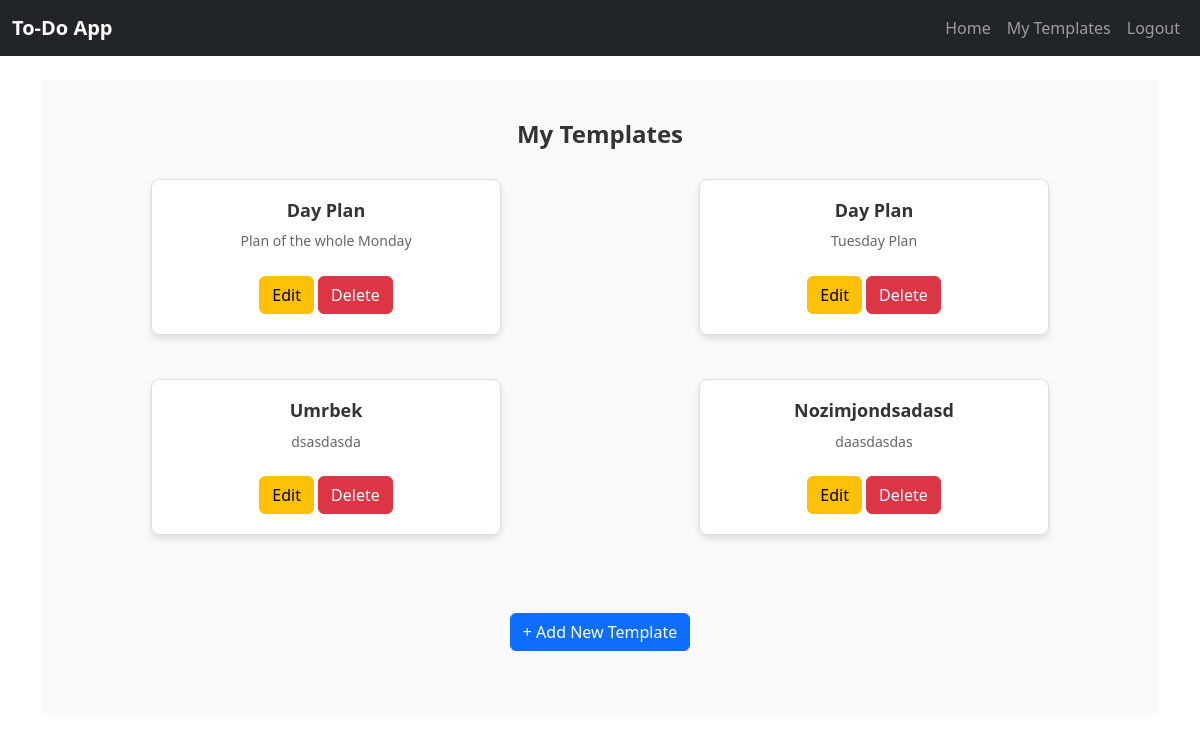
Screenshot of /my_templates (signed in) with the database file from the repository.
### app/models.py (models this page shows)
class Template(db.Model):
    __tablename__ = 'template'
    id: MappedColumn[int] = mapped_column(Integer, primary_key=True)
    user_id: MappedColumn[int] = mapped_column(Integer, ForeignKey('user.id'))
    name: MappedColumn[str] = mapped_column(String(30))
    description: MappedColumn[str] = mapped_column(String(200))
    task_count: MappedColumn[Optional[int]] = mapped_column(Integer, default=0)
    user = relationship('User', back_populates='template')
    task = relationship('Task', back_populates='template', cascade="all, delete-orphan")

### app/routes.py (the view, shortened to what this page needs)
    @app.route('/my_templates', methods=['GET', 'POST'])
    def my_templates():
        if current_user.is_authenticated:
            return render_template("my-templates.html",
                                   templates = get_all_rows_by_attribute(Template, "user_id", current_user.id))
        return render_template("my-templates.html")

### app/__init__.py (called while the page is built)
def create_app():
    app = Flask(__name__)
    login_manager = LoginManager()
    login_manager.init_app(app)
    @login_manager.user_loader
    def load_user(user_id):
        from app.models import User
        return User.query.get(int(user_id))
    app.config.from_object('app.config.Config')
    db.init_app(app)
    migrate = Migrate(app, db)
    migrate.init_app(app, db)
    Bootstrap(app)
    from app.routes import register_routes
    register_routes(app)
    return app

### app/routes.py (called while the page is built)
def get_all_rows_by_attribute(table, attribute, value):
    table_list = db.session.execute(db.select(table).where(getattr(table, attribute) == value)).scalars().all()
    return table_list

### app/templates/my-templates.html (shortened to what this page needs)
{% extends 'base.html' %}
{% block css %}
<link href="static/templates.css" rel="stylesheet">
{% endblock %}
{% block content %}
<section id="templates" class="templates-section">
    {% if current_user.is_authenticated %}
        <h2 class="section-title">My Templates</h2>
        <div class="container">
            <div class="row templates-container">
                {% for template in templates %}
                    {% if template.user_id == current_user.id %}
                    <div class="col-md-4 col-sm-6 mb-4">
                        <div class="template-card">
                            <a href="{{ url_for('my_template', template_id=template.id)}}" class="card-link">
                                <h3>{{ template.name }}</h3>
                                <p>{{ template.description }}</p>
                            </a>
                            <div class="actions">
                                <form method="post" action="{{ url_for('my_templates') }}">
                                    <button type="submit"
                                            name="action"
                                            value="edit"
                                            class="btn btn-warning">Edit
                                    </button>
                                    <button type="submit"
                                            name="action"
                                            value="delete"
                                            class="btn btn-danger">Delete
                                    </button>
                                </form>
                            </div>
                        </div>
                    </div>
                    {% endif %}
                {% endfor %}
                <div class="add-template-container text-center my-4">
                    <a id="add-template-btn" class="btn btn-primary" href="{{ url_for('add_template') }}">+ Add New Template</a>
                </div>
            </div>
        </div>
    {% else %}
        <div class="add-template-container text-center my-4">
            <h3 class="error-messages">Please register or log in to add a template</h3>
        </div>
    {% endif %}
</section>
{% endblock %}

### app/static/base.css (style rules this page uses)
body { font-family: 'Roboto', sans-serif; background-color: #f8f9fa; margin: 0; padding: 0; }
.container { max-width: 1200px; }

### app/static/templates.css (style rules this page uses)
.templates-section { padding: 40px 20px; background-color: #f9f9f9; }
.section-title { font-size: 24px; font-weight: 700; margin-bottom: 30px; text-align: center; color: #333; }
.templates-container { display: flex; flex-wrap: wrap; gap: 20px; justify-content: flex-start; }
.templates-container .col-md-4 { display: flex; justify-content: center; flex-grow: 1; }
.template-card { background-color: #ffffff; border: 1px solid #ddd; border-radius: 8px; padding: 20px; box-shadow: 0 4px 6px rgba(0, 0, 0, 0.1); text-align: center; width: 100%; max-width: 350px; display: flex; flex-direction: column; justify-content: space-between; transition: transform 0.3s, box-shadow 0.3s; }
.card-link { text-decoration: none; color: inherit; flex-grow: 1; }
.template-card h3 { font-size: 18px; font-weight: 700; margin-bottom: 10px; white-space: nowrap; overflow: hidden; text-overflow: ellipsis; color: #333; }
.template-card p { font-size: 14px; color: #666; margin-bottom: 15px; line-height: 1.4; max-height: 4.2em; overflow: hidden; text-overflow: ellipsis; display: -webkit-box; -webkit-line-clamp: 3; -webkit-box-orient: vertical; }
.template-card .actions { display: flex; justify-content: center; gap: 10px; margin-top: 10px; }
.btn { border-radius: 4px; font-size: 14px; padding: 8px 12px; cursor: pointer; text-decoration: none; transition: background-color 0.3s ease, transform 0.2s; }
.btn-warning { background-color: #ffc107; color: white; }
.btn-danger { background-color: #dc3545; color: white; }
.btn-primary { background-color: #007bff; color: white; }
.add-template-container { margin-top: 20px; }

### rows the page displays
Template: name "Day Plan", description "Plan of the whole Monday"
Template: name "Day Plan", description "Tuesday Plan"
Template: name "Umrbek", description "dsasdasda"
Template: name "Nozimjondsadasd", description "daasdasdas"
